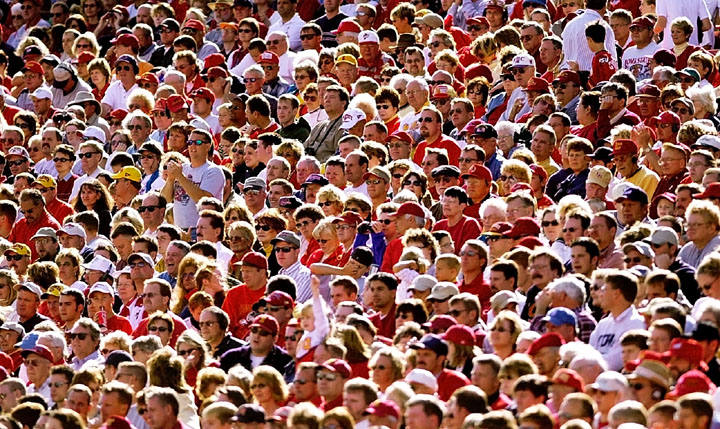
#> input picture data/images/001.jpg, 720 x 429 px
$ python -i skin.py   (imports and definitions only)
#> lines starting #> are read from the running program, lines starting #| are printed output that depends on the picture; after the words box and inside, x2 and y2 are one past the last pixel; in counts of white or black regions, pixels touching at a corner belong together
#> further down, picture is the input picture: shape (429, 720, 3); mean B, G, R 85.4, 94.7, 139.7
# import the necessary packages
import numpy as np
import cv2


def detect_skin(oImage):
    # define the upper and lower boundaries of the HSV pixel
    # intensities to be considered 'skin'
    lower = np.array([0, 48, 60], dtype='uint8')
    upper = np.array([20, 255, 255], dtype='uint8')

    # resize the image
    #image = cv2.resize(oImage, (0,0), fx=2, fy=2)
    image = oImage.copy()

    # resize the frame, convert it to the HSV color space,
    # and determine the HSV pixel intensities that fall into
    # the specified upper and lower boundaries
    converted = cv2.cvtColor(image, cv2.COLOR_BGR2HSV)
#> converted: shape (429, 720, 3); mean H, S, V 45.5, 140, 141.8
    skinMask = cv2.inRange(converted, lower, upper)
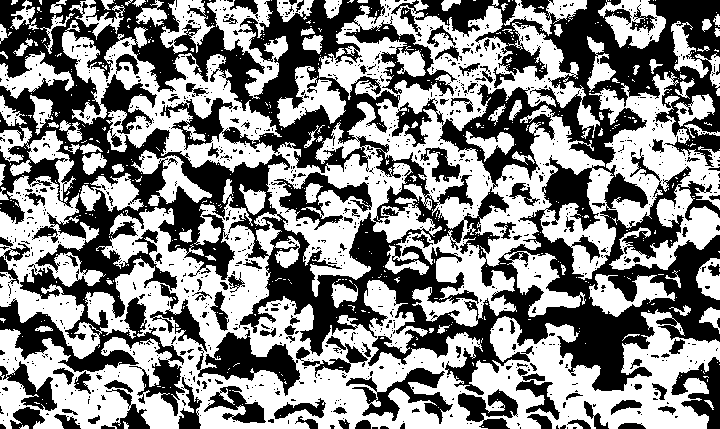
#> skinMask: shape (429, 720); 52.9% white; 1136 black regions (1007 under 20 px), largest, box (x1, y1, x2, y2) and area: (0, 0, 720, 416) 116198, (196, 330, 300, 396) 2811, (346, 368, 453, 424) 2015

    # apply a series of erosions and dilations to the mask
    # using an elliptical kernel
    kernel = cv2.getStructuringElement(cv2.MORPH_ELLIPSE, (7, 7))
    skinMask = cv2.erode(skinMask, kernel, iterations=2)
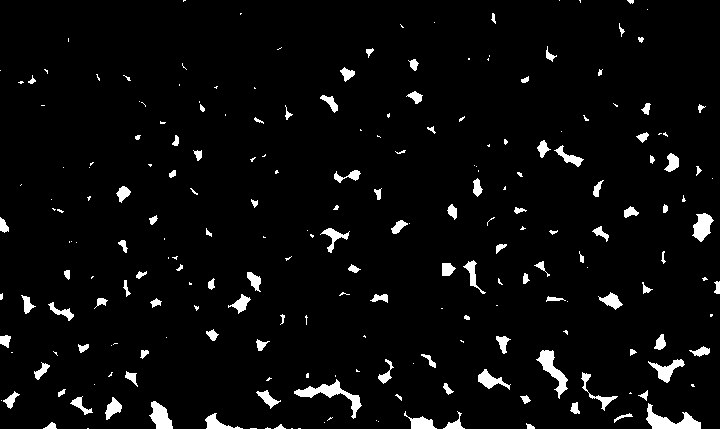
#> skinMask: shape (429, 720); 4.1% white; 224 white regions (112 under 20 px), largest, box (x1, y1, x2, y2) and area: (294, 379, 362, 419) 637, (646, 403, 701, 429) 621, (536, 350, 568, 399) 521
    skinMask = cv2.dilate(skinMask, kernel, iterations=2)
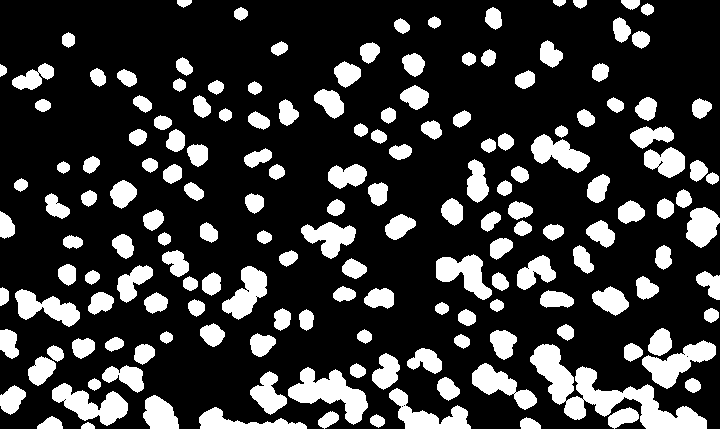
#> skinMask: shape (429, 720); 21.8% white; 167 white regions, largest, box (x1, y1, x2, y2) and area: (530, 344, 707, 429) 4672, (288, 367, 368, 425) 2092, (52, 383, 128, 426) 1598

    # blur the mask to help remove noise
    skinMask = cv2.GaussianBlur(skinMask, (3, 3), 0)
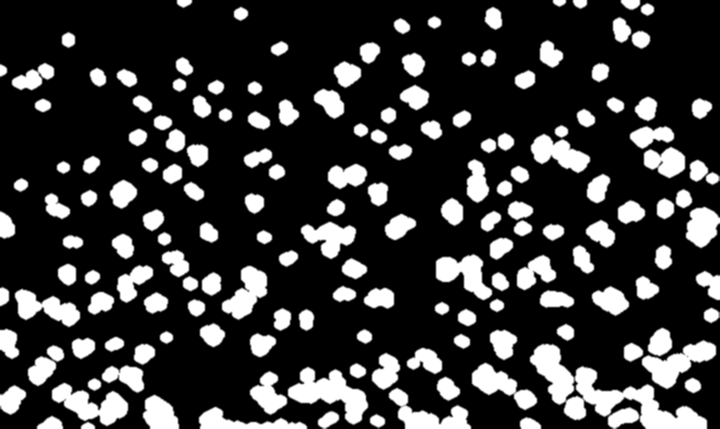
#> skinMask: shape (429, 720); min 0, max 255, mean 55.6

    # apply the mask to the frame
    #skin = cv2.bitwise_and(image, image, mask=skinMask)

    # show the skin in the image along with the mask
    #cv2.imshow('images', np.hstack([image, skin]))
    #cv2.waitKey(0)

    return skinMask


def just_skin(image):
    return cv2.bitwise_and(image, image, mask=detect_skin(image))
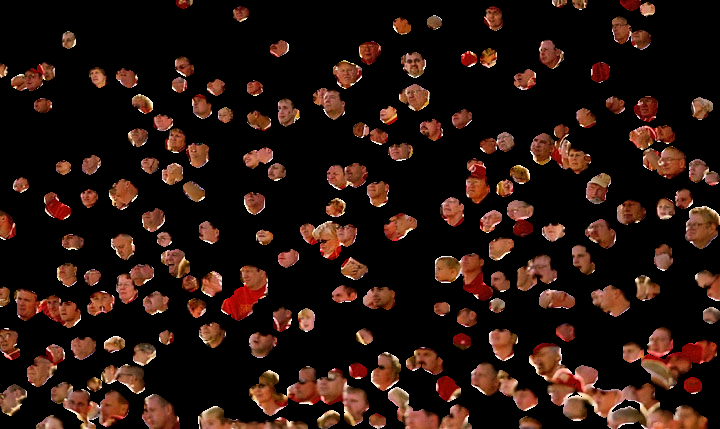
#> returned value: shape (429, 720, 3); mean of channels 0, 1, 2 15.1, 21.5, 39.8; drawn as B, G, R

>>> import cv2
>>> picture = cv2.imread('../data/images/001.jpg')
>>> result = just_skin(picture)

$ run again, on data/images/004.jpg
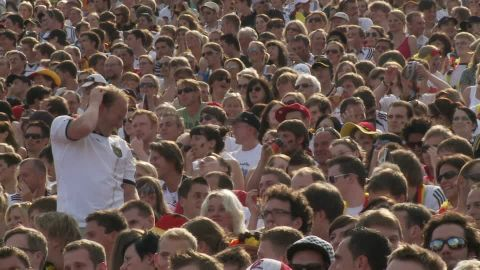
#> input picture data/images/004.jpg, 480 x 270 px
#> picture is the input picture: shape (270, 480, 3); mean B, G, R 75.7, 82.7, 99.9
#> converted: shape (270, 480, 3); mean H, S, V 27.7, 71.1, 100.9
#> in detect_skin, `skinMask = cv2.inRange(converted, lower, upper)`:
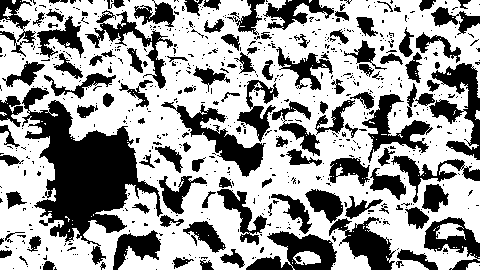
#> skinMask: shape (270, 480); 62.2% white; 684 black regions (566 under 20 px), largest, box (x1, y1, x2, y2) and area: (22, 87, 163, 265) 9541, (429, 63, 480, 160) 2075, (161, 102, 266, 177) 2033
#> in just_skin, `return cv2.bitwise_and(image, image, mask=detect_skin(image))`:
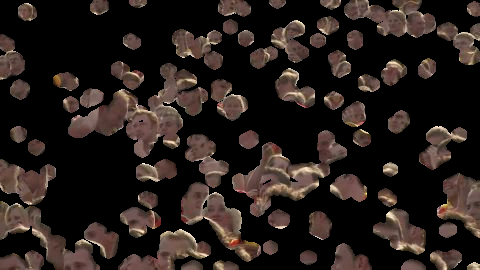
#> returned value: shape (270, 480, 3); mean of channels 0, 1, 2 27.5, 31.1, 39.9; drawn as B, G, R

$ run again, on data/images/008.jpg
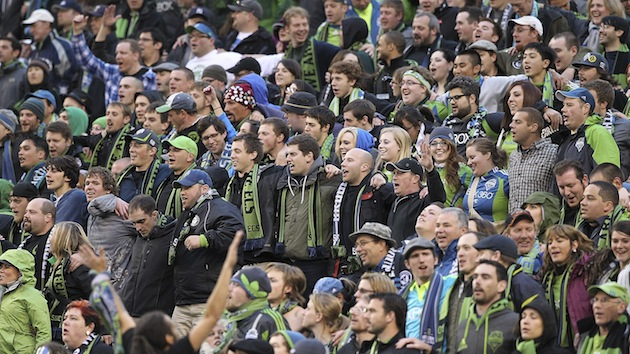
#> input picture data/images/008.jpg, 630 x 354 px
#> picture is the input picture: shape (354, 630, 3); mean B, G, R 91.7, 97, 102.3
#> converted: shape (354, 630, 3); mean H, S, V 62.6, 60, 110.3
#> in detect_skin, `skinMask = cv2.inRange(converted, lower, upper)`:
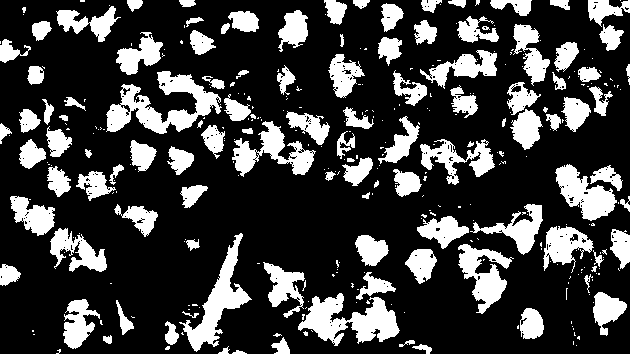
#> skinMask: shape (354, 630); 24.7% white; 334 white regions (223 under 20 px), largest, box (x1, y1, x2, y2) and area: (106, 71, 222, 134) 3086, (298, 293, 400, 346) 2745, (179, 233, 252, 352) 2302
#> in just_skin, `return cv2.bitwise_and(image, image, mask=detect_skin(image))`:
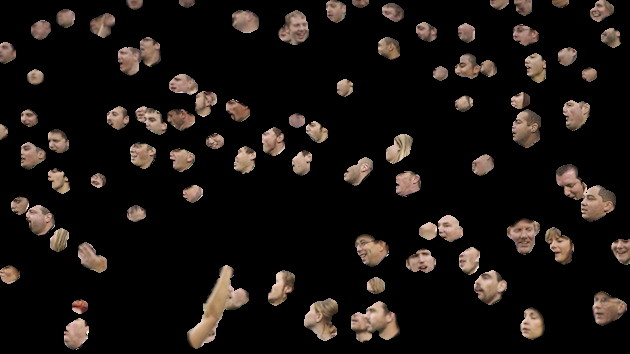
#> returned value: shape (354, 630, 3); mean of channels 0, 1, 2 17.5, 20.4, 25.2; drawn as B, G, R

$ run again, on data/images/019.jpg
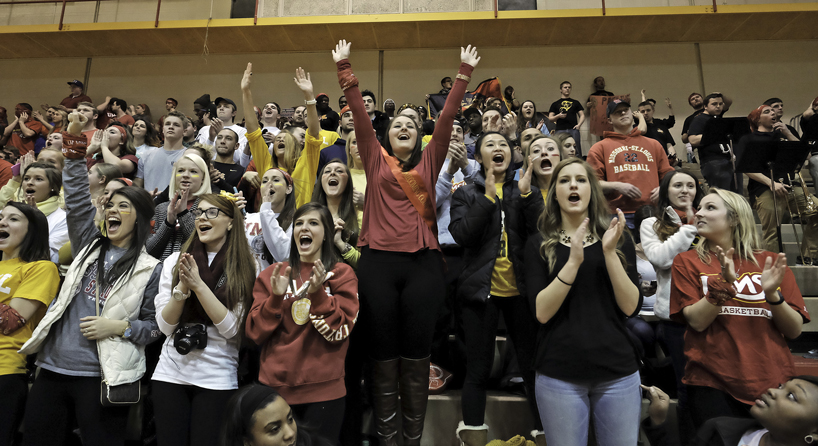
#> input picture data/images/019.jpg, 818 x 446 px
#> picture is the input picture: shape (446, 818, 3); mean B, G, R 60.8, 75.3, 86
#> converted: shape (446, 818, 3); mean H, S, V 28.4, 72.8, 87.4
#> in detect_skin, `skinMask = cv2.inRange(converted, lower, upper)`:
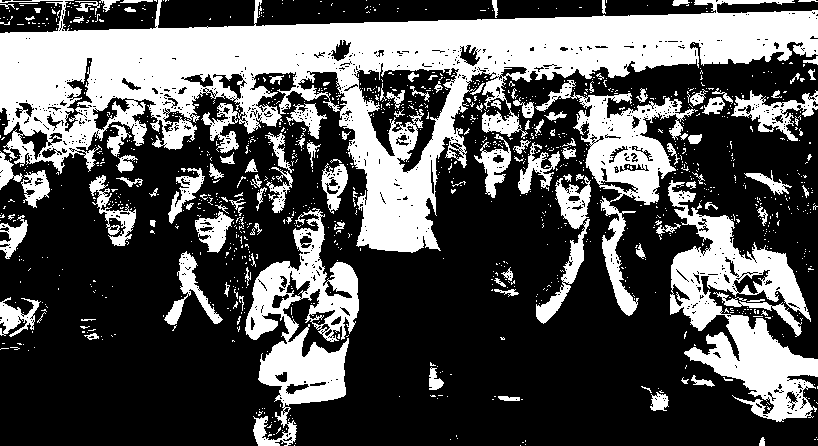
#> skinMask: shape (446, 818); 33.7% white; 1199 white regions (1078 under 20 px), largest, box (x1, y1, x2, y2) and area: (0, 0, 818, 253) 66269, (668, 180, 818, 422) 13845, (245, 208, 359, 446) 10986
#> in just_skin, `return cv2.bitwise_and(image, image, mask=detect_skin(image))`:
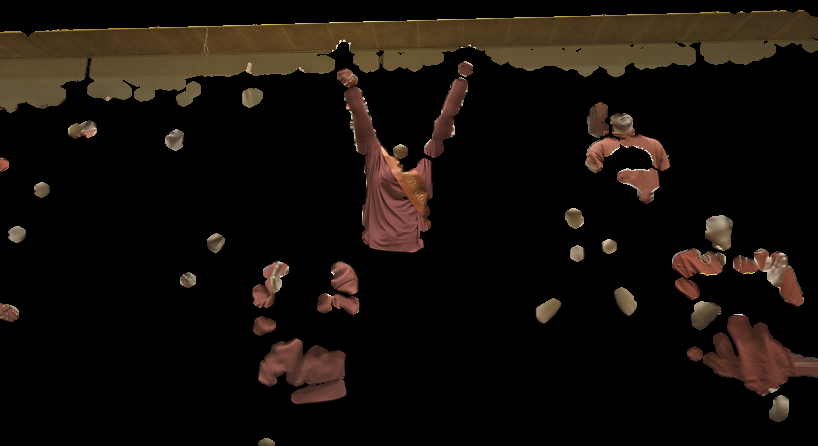
#> returned value: shape (446, 818, 3); mean of channels 0, 1, 2 10.4, 15.2, 20.9; drawn as B, G, R
